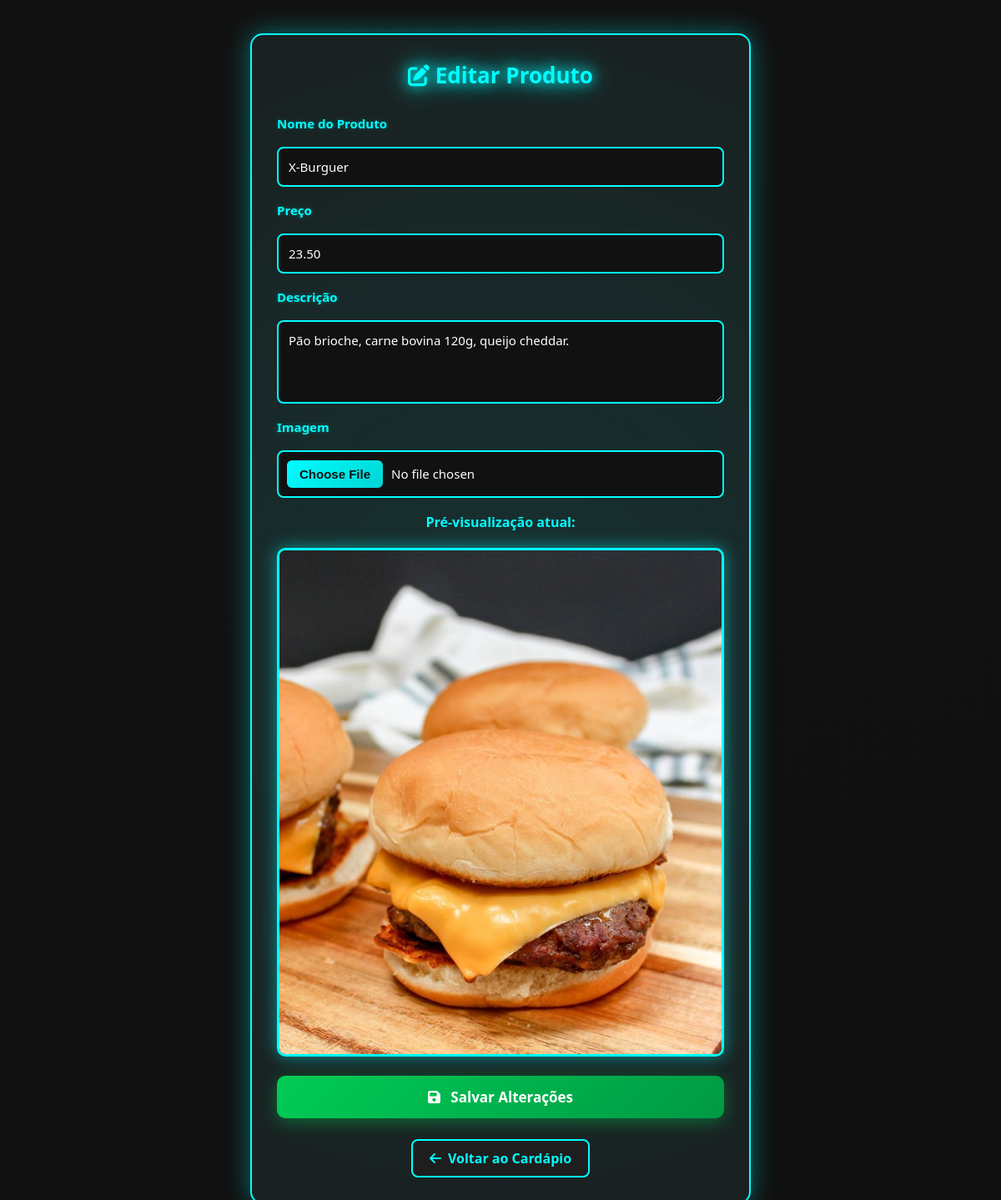
/editar_produto.php?id=13 (signed in), run on the app's committed database.
### tables this page shows
CREATE TABLE
  `produtos` (
    `id` int (11) NOT NULL,
    `nome` varchar(100) NOT NULL,
    `descricao` text DEFAULT NULL,
    `preco` decimal(10, 2) NOT NULL,
    `imagem` varchar(255) DEFAULT NULL
  );

### editar_produto.php (the view, shortened to what this page needs)
<?php
include "config.php";
$id = $_GET['id'];
$result = $conn->query("SELECT * FROM produtos WHERE id=$id");
$produto = $result->fetch_assoc();
?>
<!DOCTYPE html>
<html lang="pt-BR">
<head>
    <link rel="stylesheet" href="css/editar_produto.css?e=<?php echo rand(0, 10000) ?>">
    <link rel="stylesheet" href="https://cdnjs.cloudflare.com/ajax/libs/font-awesome/6.5.0/css/all.min.css">
</head>
<body>
    <div class="container">
        <h1><i class="fa fa-edit"></i> Editar Produto</h1>
        <form method="post" enctype="multipart/form-data" class="form-card">
            <label>Nome do Produto</label>
            <input type="text" name="nome" value="<?= $produto['nome'] ?>" required>
            <label>Preço</label>
            <input type="number" step="0.01" name="preco" value="<?= $produto['preco'] ?>" required>
            <label>Descrição</label>
            <textarea name="descricao"><?= $produto['descricao'] ?></textarea>
            <label>Imagem</label>
            <input type="file" name="imagem" accept="image/*">
            <?php if ($produto['imagem'] && file_exists("uploads/" . $produto['imagem'])): ?>
                <div class="preview">
                    <p>Pré-visualização atual:</p>
                    <img src="uploads/<?= $produto['imagem'] ?>" alt="<?= $produto['nome'] ?>" class="card-img-edit">
                </div>
            <?php endif; ?>
            <button type="submit" class="btn-save"><i class="fa fa-save"></i> Salvar Alterações</button>
        </form>
        <p class="back-link"><a href="cardapio.php"><i class="fa fa-arrow-left"></i> Voltar ao Cardápio</a></p>
    </div>
</body>
</html>

### css/editar_produto.css (style rules this page uses)
* { margin: 0; padding: 0; box-sizing: border-box; font-family: 'Segoe UI', Arial, sans-serif; }
body { background: linear-gradient(-45deg, #0f0f0f, #121212, #0f0f0f, #121212); background-size: 400% 400%; animation: gradientFlow 15s ease infinite; color: #fff; display: flex; justify-content: center; align-items: flex-start; min-height: 100dvh; padding: 40px 20px; }
.container { width: 100%; max-width: 600px; background: #1a1a1a; padding: 30px; border-radius: 15px; box-shadow: 0 0 30px rgba(0, 255, 255, 0.4); border: 2px solid #0ff; animation: fadeInScale 0.6s ease-out; position: relative; overflow: hidden; }
.container::before { content: ''; position: absolute; top: -50%; left: -50%; width: 200%; height: 200%; background: radial-gradient(circle, rgba(0, 255, 255, 0.1), transparent 70%); animation: rotateGlow 10s linear infinite; pointer-events: none; }
h1 { text-align: center; margin-bottom: 30px; color: #0ff; text-shadow: 0 0 15px #0ff, 0 0 30px #0ff; font-size: 26px; position: relative; z-index: 1; animation: glowPulse 2s ease-in-out infinite alternate; }
h1 i { animation: iconFloat 3s ease-in-out infinite; }
.form-card { display: flex; flex-direction: column; gap: 18px; position: relative; z-index: 1; }
label { font-weight: bold; color: #0ff; font-size: 15px; text-shadow: 0 0 5px rgba(0, 255, 255, 0.3); }
input, textarea { padding: 12px; border-radius: 8px; border: 2px solid #0ff; background: #111; color: #fff; font-size: 15px; outline: none; transition: all 0.3s ease; }
input::placeholder, textarea::placeholder { color: #555; }
textarea { resize: vertical; min-height: 100px; }
.btn-save { background: linear-gradient(135deg, #00cc55, #009944); color: #fff; padding: 14px; border: none; border-radius: 10px; font-size: 17px; font-weight: bold; cursor: pointer; transition: all 0.3s ease; position: relative; overflow: hidden; box-shadow: 0 5px 20px rgba(0, 204, 85, 0.4); }
.btn-save::before { content: ''; position: absolute; top: 50%; left: 50%; width: 0; height: 0; border-radius: 50%; background: rgba(255, 255, 255, 0.3); transform: translate(-50%, -50%); transition: width 0.6s, height 0.6s; }
.btn-save i { margin-right: 8px; }
.preview { text-align: center; animation: fadeIn 0.5s ease-out; }
.preview p { color: #0ff; margin-bottom: 10px; font-weight: bold; }
.card-img-edit { max-width: 100%; height: auto; margin-top: 10px; border-radius: 10px; border: 3px solid #0ff; box-shadow: 0 0 20px rgba(0, 255, 255, 0.5); transition: all 0.3s ease; }
.back-link { margin-top: 25px; text-align: center; }
.back-link a { color: #0ff; text-decoration: none; font-weight: bold; font-size: 16px; display: inline-flex; align-items: center; gap: 8px; padding: 10px 20px; border: 2px solid #0ff; border-radius: 8px; background: #1e1e1e; transition: all 0.3s ease; position: relative; overflow: hidden; }
.back-link a::before { content: ''; position: absolute; top: 50%; left: 50%; width: 0; height: 0; border-radius: 50%; background: rgba(0, 255, 255, 0.2); transform: translate(-50%, -50%); transition: width 0.5s, height 0.5s; }
.back-link a i { transition: transform 0.3s; }
html { -webkit-text-size-adjust: 100%; }
img, video, canvas, svg { max-width: 100%; height: auto; }
input[type="file"] { cursor: pointer; padding: 10px; }

### data on the page
produtos: nome "X-Burguer", preco "23.50", descricao "Pão brioche, carne bovina 120g, queijo cheddar.", imagem (picture)
